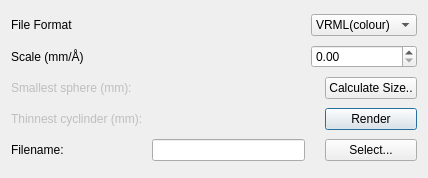
<?xml version="1.0" encoding="UTF-8"?>
<ui version="4.0">
 <class>VRMLDialog</class>
 <widget class="QDialog" name="VRMLDialog">
  <property name="geometry">
   <rect>
    <x>0</x>
    <y>0</y>
    <width>428</width>
    <height>178</height>
   </rect>
  </property>
  <property name="windowTitle">
   <string>Dialog</string>
  </property>
  <layout class="QGridLayout" name="gridLayout">
   <item row="0" column="2" colspan="2">
    <widget class="QComboBox" name="comboBox">
     <item>
      <property name="text">
       <string>VRML(colour)</string>
      </property>
     </item>
    </widget>
   </item>
   <item row="1" column="0" colspan="2">
    <widget class="QLabel" name="label_2">
     <property name="text">
      <string>Scale (mm/Å)</string>
     </property>
    </widget>
   </item>
   <item row="0" column="0" colspan="2">
    <widget class="QLabel" name="label">
     <property name="text">
      <string>File Format</string>
     </property>
    </widget>
   </item>
   <item row="12" column="3">
    <widget class="QPushButton" name="render">
     <property name="text">
      <string>Render</string>
     </property>
    </widget>
   </item>
   <item row="1" column="2" colspan="2">
    <widget class="QDoubleSpinBox" name="doubleSpinBox"/>
   </item>
   <item row="15" column="3">
    <widget class="QPushButton" name="selectFileName">
     <property name="text">
      <string>Select...</string>
     </property>
    </widget>
   </item>
   <item row="15" column="0">
    <widget class="QLabel" name="label_6">
     <property name="text">
      <string>Filename:</string>
     </property>
     <property name="buddy">
      <cstring>dimX</cstring>
     </property>
    </widget>
   </item>
   <item row="15" column="1">
    <widget class="QLineEdit" name="fileName"/>
   </item>
   <item row="11" column="3">
    <widget class="QPushButton" name="pushButton">
     <property name="text">
      <string>Calculate Size..</string>
     </property>
    </widget>
   </item>
   <item row="12" column="0">
    <widget class="QLabel" name="label_4">
     <property name="enabled">
      <bool>false</bool>
     </property>
     <property name="text">
      <string>Thinnest cyclinder (mm): </string>
     </property>
    </widget>
   </item>
   <item row="11" column="0">
    <widget class="QLabel" name="label_5">
     <property name="enabled">
      <bool>false</bool>
     </property>
     <property name="text">
      <string>Smallest sphere (mm): </string>
     </property>
    </widget>
   </item>
  </layout>
 </widget>
 <resources/>
 <connections/>
</ui>
